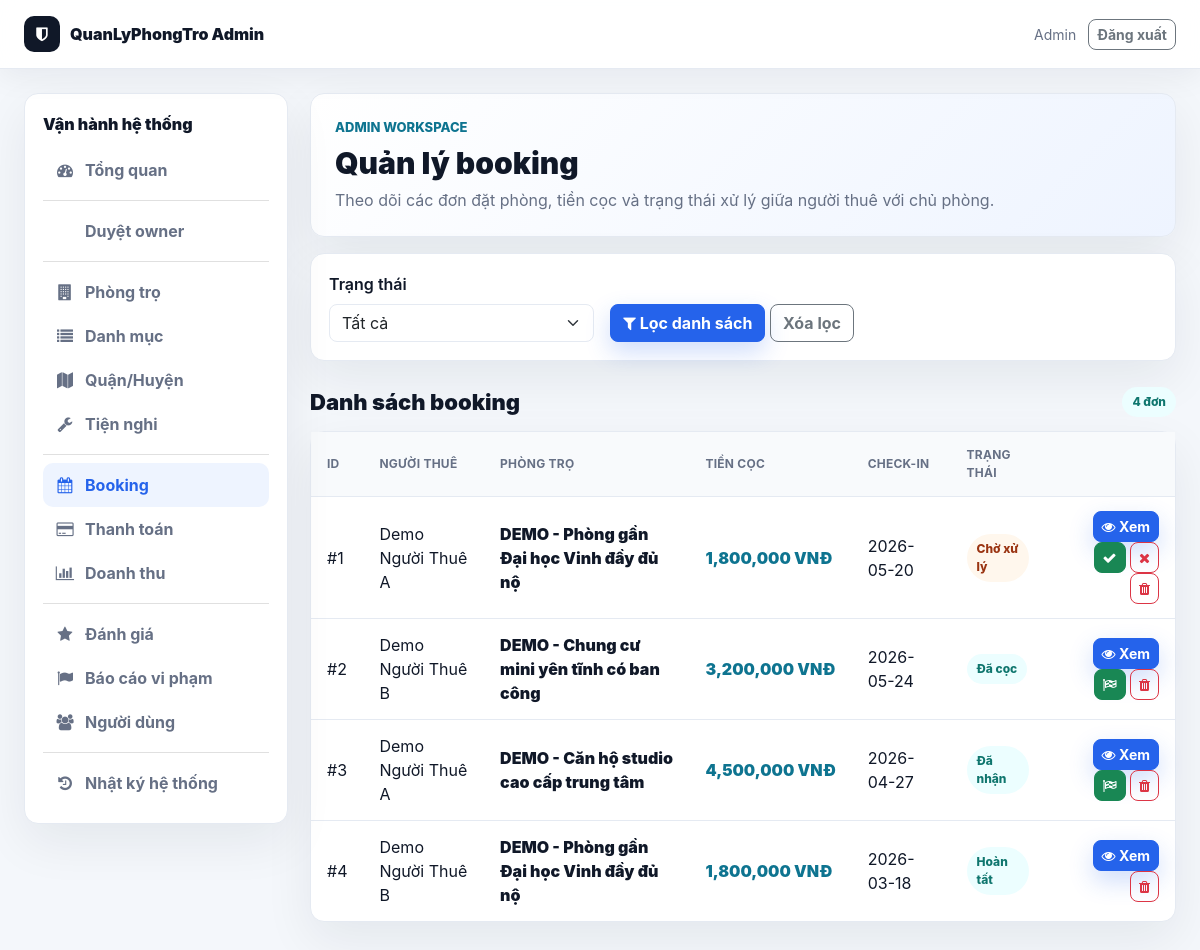
The page /public/admin/bookings.php (signed in) on the database its author committed.
### tables this page shows
CREATE TABLE `bookings` (
  `id` int(11) NOT NULL,
  `booking_code` varchar(30) DEFAULT NULL,
  `user_id` int(11) DEFAULT NULL,
  `owner_id` int(11) DEFAULT NULL,
  `motel_id` int(11) DEFAULT NULL,
  `check_in_date` date DEFAULT NULL,
  `check_out_date` date DEFAULT NULL,
  `expected_move_in_date` date DEFAULT NULL,
  `rental_duration_months` int(11) DEFAULT NULL,
  `note` text DEFAULT NULL,
  `contact_name` varchar(120) DEFAULT NULL,
  `contact_phone` varchar(20) DEFAULT NULL,
  `contact_email` varchar(150) DEFAULT NULL,
  `deposit_amount` int(11) DEFAULT NULL,
  `total_amount` int(11) NOT NULL DEFAULT 0,
  `payment_status` enum('pending','processing','paid','failed','cancelled','refunded') NOT NULL DEFAULT 'pending',
  `booking_status` enum('pending','waiting_payment','paid','confirmed','cancelled','rejected','expired','completed') NOT NULL DEFAULT 'pending',
  `checkin_date` date DEFAULT NULL,
  `status` enum('pending','paid','accepted','completed','rejected','cancelled') DEFAULT 'pending',
  `created_at` timestamp NOT NULL DEFAULT current_timestamp(),
  `cancelled_at` datetime DEFAULT NULL,
  `cancelled_by` int(11) DEFAULT NULL,
  `cancellation_reason` text DEFAULT NULL,
  `rejected_at` datetime DEFAULT NULL,
  `rejected_by` int(11) DEFAULT NULL,
  `rejection_reason` text DEFAULT NULL,
  `expires_at` datetime DEFAULT NULL,
  `updated_at` datetime DEFAULT NULL
);

CREATE TABLE `users` (
  `id` int(11) NOT NULL,
  `name` varchar(100) DEFAULT NULL,
  `email` varchar(150) DEFAULT NULL,
  `password` varchar(255) DEFAULT NULL,
  `reset_token` varchar(64) DEFAULT NULL,
  `reset_expires` datetime DEFAULT NULL,
  `force_password_change` tinyint(1) NOT NULL DEFAULT 0,
  `phone` varchar(20) DEFAULT NULL,
  `avatar` varchar(255) DEFAULT NULL,
  `role` enum('user','owner','admin') DEFAULT 'user',
  `created_at` timestamp NOT NULL DEFAULT current_timestamp(),
  `status` varchar(20) DEFAULT 'pending',
  `owner_verification_status` enum('not_required','pending_verification','submitted','approved','rejected') NOT NULL DEFAULT 'not_required',
  `approved_by` int(11) DEFAULT NULL,
  `approved_at` datetime DEFAULT NULL,
  `rejection_reason` text DEFAULT NULL,
  `address` text DEFAULT NULL,
  `idcard_number` varchar(50) DEFAULT NULL,
  `trust_score` int(11) NOT NULL DEFAULT 0,
  `admin_note` text DEFAULT NULL,
  `verified_at` datetime DEFAULT NULL,
  `verification_submitted_at` datetime DEFAULT NULL,
  `verification_reviewed_by` int(11) DEFAULT NULL,
  `verification_reviewed_at` datetime DEFAULT NULL,
  `verification_rejection_reason` text DEFAULT NULL,
  `id_card_front` varchar(255) DEFAULT NULL,
  `id_card_back` varchar(255) DEFAULT NULL,
  `selfie_image` varchar(255) DEFAULT NULL,
  `bank_name` varchar(100) DEFAULT NULL,
  `bank_account_no` varchar(50) DEFAULT NULL,
  `bank_account_name` varchar(100) DEFAULT NULL,
  `bank_verified_at` datetime DEFAULT NULL,
  `notify_email` tinyint(1) DEFAULT 1,
  `notify_booking` tinyint(1) DEFAULT 1,
  `show_phone` tinyint(1) DEFAULT 1,
  `dark_mode` tinyint(1) DEFAULT 0
);

CREATE TABLE `motels` (
  `id` int(11) NOT NULL,
  `title` varchar(255) NOT NULL,
  `description` text DEFAULT NULL,
  `price` int(11) NOT NULL,
  `deposit_amount` int(11) NOT NULL DEFAULT 0,
  `area` int(11) DEFAULT NULL,
  `address` varchar(255) DEFAULT NULL,
  `province_code` varchar(20) DEFAULT NULL,
  `province_name` varchar(120) DEFAULT NULL,
  `district_code` varchar(20) DEFAULT NULL,
  `district_name` varchar(120) DEFAULT NULL,
  `ward_code` varchar(20) DEFAULT NULL,
  `ward_name` varchar(120) DEFAULT NULL,
  `street_address` varchar(255) DEFAULT NULL,
  `address_api_source` varchar(80) DEFAULT NULL,
  `lat` decimal(10,8) DEFAULT NULL,
  `lng` decimal(11,8) DEFAULT NULL,
  `phone` varchar(20) DEFAULT NULL,
  `user_id` int(11) NOT NULL,
  `category_id` int(11) DEFAULT NULL,
  `district_id` int(11) DEFAULT NULL,
  `status` enum('pending','approved','hidden','rejected') DEFAULT 'pending',
  `room_status` enum('available','reserved','rented','unavailable') NOT NULL DEFAULT 'available',
  `rejection_reason` text DEFAULT NULL,
  `rejected_by` int(11) DEFAULT NULL,
  `rejected_at` datetime DEFAULT NULL,
  `count_view` int(11) DEFAULT 0,
  `created_at` timestamp NOT NULL DEFAULT current_timestamp(),
  `updated_at` timestamp NULL DEFAULT NULL,
  `bedrooms` int(11) DEFAULT 0,
  `bathrooms` int(11) DEFAULT 0,
  `max_people` int(11) DEFAULT NULL,
  `utilities` text DEFAULT NULL,
  `furniture` text DEFAULT NULL,
  `verification_status` varchar(30) NOT NULL DEFAULT 'unverified',
  `health_score` int(11) NOT NULL DEFAULT 0,
  `is_featured` tinyint(1) NOT NULL DEFAULT 0,
  `available_from` date DEFAULT NULL,
  `service_fee` int(11) NOT NULL DEFAULT 0,
  `electricity_unit_price` int(11) NOT NULL DEFAULT 0,
  `water_fee_per_person` int(11) NOT NULL DEFAULT 0,
  `internet_fee` int(11) NOT NULL DEFAULT 0,
  `parking_fee` int(11) NOT NULL DEFAULT 0,
  `other_fee` int(11) NOT NULL DEFAULT 0,
  `service_note` varchar(255) DEFAULT NULL,
  `deposit_months` decimal(3,1) NOT NULL DEFAULT 1.0
);

### public/admin_init.php (called while the page is built, shortened)
<?php
require_once __DIR__ . '/../config/database.php';
require_once __DIR__ . '/../core/Database.php';
require_once __DIR__ . '/../core/Booking.php';
require_once __DIR__ . '/../core/Payment.php';
require_once __DIR__ . '/../app/controller/BookingController.php';
require_once __DIR__ . '/../app/controller/ActivityLogController.php';
$db = new Database($conn);
?>

### app/controller/BookingController.php (called while the page is built, shortened)
<?php
class BookingController
{
    private $booking;
    public function __construct($db, $activityLog = null)
    {
        $this->booking = new Booking($db);
    }
    public function listBookings()
    {
        $page = isset($_GET['page']) ? (int)$_GET['page'] : 1;
        $status = isset($_GET['status']) ? $_GET['status'] : '';
        $bookings = $this->booking->getAll($page, ITEMS_PER_PAGE, $status);
        $total = $this->booking->getTotal($status);
        $total_pages = ceil($total / ITEMS_PER_PAGE);
        return [
            'bookings' => $bookings,
            'total' => $total,
            'page' => $page,
            'total_pages' => $total_pages,
            'status' => $status
        ];
    }
}

### core/Booking.php (called while the page is built, shortened)
<?php
class Booking {
    private $db;
    public function __construct($database) {
        $this->db = $database;
    }
    public function getAll($page = 1, $limit = ITEMS_PER_PAGE, $status = '') {
        $offset = ($page - 1) * $limit;
        $sql = "SELECT b.*, u.name as user_name, u.email as user_email, m.title as motel_title
                FROM bookings b
                LEFT JOIN users u ON b.user_id = u.id
                LEFT JOIN motels m ON b.motel_id = m.id";
        $sql .= " ORDER BY b.created_at DESC LIMIT $offset, $limit";
        return $this->db->getRows($sql);
    }
    public function getTotal($status = '') {
        $where = '';
        return $this->db->count('bookings', $where);
    }
}
?>

### core/Database.php (called while the page is built, shortened)
<?php
class Database {
    private $conn;
    public function __construct($connection) {
        $this->conn = $connection;
    }
    public function getRows($sql) {
        $result = $this->conn->query($sql);
        if ($result && $result->num_rows > 0) {
            $rows = [];
            while ($row = $result->fetch_assoc()) {
                $rows[] = $row;
            }
            return $rows;
        }
        return [];
    }
    public function count($table, $where = '') {
        $sql = "SELECT COUNT(*) as count FROM $table";
        $result = $this->conn->query($sql);
        if ($result) {
            $row = $result->fetch_assoc();
            return $row['count'];
        }
        return 0;
    }
}
?>

### public/admin/bookings.php (the view, shortened to what this page needs)
<?php
require_once __DIR__ . '/../admin_init.php';
require_once __DIR__ . '/layout.php';
$activityLog = new ActivityLog($db);
$controller = new BookingController($db, $activityLog);
$data = $controller->listBookings();
?>
<div class="wb-card mb-3">
    <form method="GET" class="row g-3 align-items-end">
        <div class="col-md-4">
            <label class="form-label fw-semibold">Trạng thái</label>
            <select name="status" class="form-select">
                <option value="">Tất cả</option>
            </select>
        </div>
        <div class="col-md-8">
            <button type="submit" class="btn btn-primary"><i class="fa fa-filter"></i> Lọc danh sách</button>
            <a href="<?php echo ADMIN_URL; ?>bookings.php" class="btn btn-outline-secondary">Xóa lọc</a>
        </div>
    </form>
</div>
<div class="wb-section-head">
    <h2>Danh sách booking</h2>
    <span class="wb-pill"><?php echo (int)($data['total'] ?? 0); ?> đơn</span>
</div>
<div class="wb-table-card">
    <?php if (!empty($data['bookings'])): ?>
        <table class="wb-table">
            <thead>
                <tr>
                    <th>ID</th>
                    <th>Người thuê</th>
                    <th>Phòng trọ</th>
                    <th>Tiền cọc</th>
                    <th>Check-in</th>
                    <th>Trạng thái</th>
                    <th></th>
                </tr>
            </thead>
            <tbody>
                <?php foreach ($data['bookings'] as $booking): ?>
                    <?php $status = (string)($booking['status'] ?? 'pending'); ?>
                    <tr>
                        <td>#<?php echo (int)$booking['id']; ?></td>
                        <td><?php echo admin_e($booking['user_name'] ?? 'N/A'); ?></td>
                        <td class="wb-title"><?php echo admin_e(substr((string)($booking['motel_title'] ?? 'N/A'), 0, 55)); ?></td>
                        <td class="wb-price"><?php echo admin_money($booking['deposit_amount'] ?? 0); ?></td>
                        <td><?php echo admin_e($booking['checkin_date'] ?? ''); ?></td>
                        <td><span class="wb-pill <?php echo admin_pill_class($status); ?>"><?php echo admin_status_label($status); ?></span></td>
                        <td class="text-end">
                            <a href="<?php echo ADMIN_URL . 'booking_detail.php?id=' . (int)$booking['id']; ?>" class="btn btn-sm btn-primary"><i class="fa fa-eye"></i> Xem</a>
                            <?php if ($status === 'pending'): ?>
                                <form method="POST" class="d-inline" onsubmit="return confirm('Chấp nhận booking này?');">
                                    <button type="submit" class="btn btn-sm btn-success"><i class="fa fa-check"></i></button>
                                </form>
                                <form method="POST" class="d-inline" onsubmit="return confirm('Từ chối booking này?');">
                                    <button type="submit" class="btn btn-sm btn-outline-danger"><i class="fa fa-times"></i></button>
                                </form>
                            <?php elseif (in_array($status, ['paid', 'accepted'], true)): ?>
                                <form method="POST" class="d-inline" onsubmit="return confirm('Đánh dấu booking hoàn tất?');">
                                    <button type="submit" class="btn btn-sm btn-success"><i class="fa fa-flag-checkered"></i></button>
                                </form>
                            <?php endif; ?>
                            <form method="POST" class="d-inline" onsubmit="return confirm('Xóa đơn này?');">
                                <button type="submit" class="btn btn-sm btn-outline-danger"><i class="fa fa-trash"></i></button>
                            </form>
                        </td>
                    </tr>
                <?php endforeach; ?>
            </tbody>
        </table>
    <?php else: ?>
        <div class="wb-empty">Không có booking phù hợp bộ lọc.</div>
    <?php endif; ?>
</div>

### public/assets/css/modern.css (style rules this page uses)
:root { --app-bg: #f4f7fb; --app-surface: #ffffff; --app-surface-soft: #f8fafc; --app-text: #172033; --app-muted: #667085; --app-border: #e5eaf2; --app-primary: #2563eb; --app-primary-dark: #1e40af; --app-accent: #14b8a6; --app-warning: #f59e0b; --app-danger: #dc2626; --app-success: #16a34a; --app-shadow: 0 14px 40px rgba(15, 23, 42, 0.08); --app-radius: 8px; }
body { background: var(--app-bg) !important; color: var(--app-text); font-family: "Inter", "Segoe UI", Arial, sans-serif !important; }
*, *::before, *::after { box-sizing: border-box; }
.btn, button, .btn-primary, .btn-view, .btn-search, .btn-cta { border-radius: var(--app-radius) !important; font-weight: 700; }
.btn-primary, .btn-view, .btn-search { background: var(--app-primary) !important; border-color: var(--app-primary) !important; box-shadow: 0 10px 24px rgba(37, 99, 235, 0.22); }
.form-control, .form-select, input, textarea, select { border-radius: var(--app-radius) !important; border-color: var(--app-border) !important; }

### public/assets/css/workbench.css (style rules this page uses)
:root { --wb-bg: #f4f7fb; --wb-surface: #ffffff; --wb-soft: #f8fafc; --wb-text: #101828; --wb-muted: #667085; --wb-border: #e5eaf2; --wb-primary: #2563eb; --wb-primary-dark: #1e40af; --wb-accent: #0e7490; --wb-success: #16a34a; --wb-warning: #f59e0b; --wb-danger: #dc2626; --wb-shadow: 0 18px 50px rgba(15, 23, 42, .07); }
body.workbench { min-height: 100vh; margin: 0; background: var(--wb-bg) !important; color: var(--wb-text); font-family: "Inter", "Segoe UI", Arial, sans-serif; }
.wb-sidebar, .wb-hero, .wb-card, .wb-table-card, .wb-list-card { background: var(--wb-surface); border: 1px solid var(--wb-border); border-radius: 14px; box-shadow: var(--wb-shadow); }
.wb-card { padding: 18px; }
.wb-section-head { margin: 26px 0 14px; display: flex; align-items: center; justify-content: space-between; gap: 12px; }
.wb-section-head h2 { margin: 0; font-size: 22px; font-weight: 950; }
.wb-pill { display: inline-flex; align-items: center; gap: 6px; padding: 6px 10px; border-radius: 999px; background: #ecfeff; color: #0f766e; font-size: 12px; font-weight: 850; }
.wb-pill.warning { background: #fff7ed; color: #9a3412; }
.wb-table { width: 100%; margin: 0; }
.wb-table th, .wb-table td { padding: 14px 16px; border-bottom: 1px solid var(--wb-border); vertical-align: middle; }
.wb-table th { color: var(--wb-muted); background: var(--wb-soft); font-size: 12px; text-transform: uppercase; letter-spacing: .02em; }
.wb-table tr:last-child td { border-bottom: 0; }
.wb-title { color: var(--wb-text); font-weight: 900; }
.wb-price { color: var(--wb-accent); font-weight: 950; white-space: nowrap; }

### rows shown on the page
bookings: id "1", user.name "Demo Người Thuê A", motel.title "DEMO - Phòng gần Đại học Vinh đầy đủ nộ", deposit_amount "1,800,000 VNĐ", checkin_date "2026-05-20", status "Chờ xử lý"
bookings: id "2", user.name "Demo Người Thuê B", motel.title "DEMO - Chung cư mini yên tĩnh có ban công", deposit_amount "3,200,000 VNĐ", checkin_date "2026-05-24", status "Đã cọc"
bookings: id "3", user.name "Demo Người Thuê A", motel.title "DEMO - Căn hộ studio cao cấp trung tâm", deposit_amount "4,500,000 VNĐ", checkin_date "2026-04-27", status "Đã nhận"
bookings: id "4", user.name "Demo Người Thuê B", motel.title "DEMO - Phòng gần Đại học Vinh đầy đủ nộ", deposit_amount "1,800,000 VNĐ", checkin_date "2026-03-18", status "Hoàn tất"

### other values the page prints
admin_e(admin_current_name()) "Admin"
admin_e($item['label']) "Tổng quan"
admin_e($item['label']) "Duyệt owner"
admin_e($item['label']) "Phòng trọ"
admin_e($item['label']) "Danh mục"
admin_e($item['label']) "Quận/Huyện"
admin_e($item['label']) "Tiện nghi"
admin_e($item['label']) "Booking"
admin_e($item['label']) "Thanh toán"
admin_e($item['label']) "Doanh thu"
admin_e($item['label']) "Đánh giá"
admin_e($item['label']) "Báo cáo vi phạm"
admin_e($item['label']) "Người dùng"
admin_e($item['label']) "Nhật ký hệ thống"
admin_e($title) "Quản lý booking"
